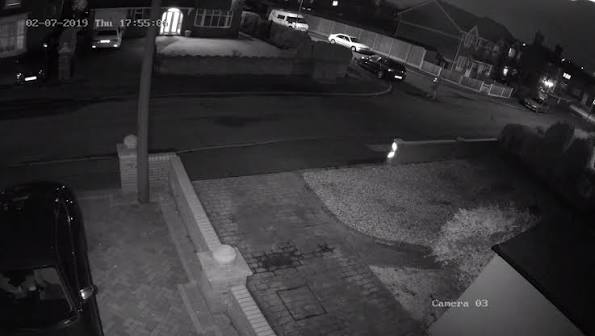
#> input picture CCTV_Enhancement/night_cctv.jpg, 595 x 336 px
$ python enhance.py
#> lines starting #> are read from the running program, lines starting #| are printed output that depends on the picture

# ============================================================
# MACHINE VISION PRACTICAL
# Nighttime CCTV Image Enhancement System
#
# Operations:
# 1. Image Loading
# 2. Brightness Enhancement
# 3. Grayscale Conversion
# 4. CLAHE Contrast Enhancement
# 5. Noise Removal
# 6. Image Sharpening
# 7. Final Brightness Adjustment
# 8. Original vs Enhanced Comparison
# ============================================================

import cv2
import numpy as np
import os

# ============================================================
# STEP 1: LOAD IMAGE
# ============================================================

script_dir = os.path.dirname(os.path.abspath(__file__))
image_path = os.path.join(script_dir, "night_cctv.jpg")

print("Loading image from:")
print(image_path)

img = cv2.imread(image_path)
#> img is the input picture: shape (336, 595, 3); mean B, G, R 52.8, 50.7, 52.1

if img is None:
    print("Error: night_cctv.jpg not found!")
    exit()

print("Image Loaded Successfully")

# ============================================================
# STEP 2: BRIGHTNESS ENHANCEMENT
# ============================================================

bright = cv2.convertScaleAbs(img, alpha=1.2, beta=20)

# ============================================================
# STEP 3: GRAYSCALE CONVERSION
# ============================================================

gray = cv2.cvtColor(bright, cv2.COLOR_BGR2GRAY)

# ============================================================
# STEP 4: CLAHE (ADAPTIVE HISTOGRAM EQUALIZATION)
# ============================================================

clahe = cv2.createCLAHE(
    clipLimit=2.0,
    tileGridSize=(8, 8)
)

clahe_img = clahe.apply(gray)

# ============================================================
# STEP 5: NOISE REMOVAL
# ============================================================

denoise = cv2.medianBlur(clahe_img, 3)

# ============================================================
# STEP 6: IMAGE SHARPENING
# ============================================================

kernel = np.array([
    [0, -1, 0],
    [-1, 5, -1],
    [0, -1, 0]
])

sharpened = cv2.filter2D(denoise, -1, kernel)

# ============================================================
# STEP 7: FINAL BRIGHTNESS ADJUSTMENT
# ============================================================

final_result = cv2.convertScaleAbs(
    sharpened,
    alpha=1.1,
    beta=15
)

# ============================================================
# RESIZE IMAGES FOR DISPLAY
# ============================================================

w = 350
h = 250

original_r = cv2.resize(img, (w, h))
bright_r = cv2.resize(bright, (w, h))
gray_r = cv2.resize(gray, (w, h))
clahe_r = cv2.resize(clahe_img, (w, h))
denoise_r = cv2.resize(denoise, (w, h))
final_r = cv2.resize(final_result, (w, h))

# Convert grayscale images to BGR for display
gray_r = cv2.cvtColor(gray_r, cv2.COLOR_GRAY2BGR)
#> gray_r: shape (250, 350, 3)
clahe_r = cv2.cvtColor(clahe_r, cv2.COLOR_GRAY2BGR)
#> clahe_r: shape (250, 350, 3)
denoise_r = cv2.cvtColor(denoise_r, cv2.COLOR_GRAY2BGR)
#> denoise_r: shape (250, 350, 3)
final_r = cv2.cvtColor(final_r, cv2.COLOR_GRAY2BGR)
#> final_r: shape (250, 350, 3)

# ============================================================
# ADD LABELS
# ============================================================

font = cv2.FONT_HERSHEY_SIMPLEX

cv2.putText(original_r, "1. Original", (10, 30),
            font, 0.7, (255, 255, 255), 2)

cv2.putText(bright_r, "2. Brightness", (10, 30),
            font, 0.7, (255, 255, 255), 2)

cv2.putText(gray_r, "3. Grayscale", (10, 30),
            font, 0.7, (255, 255, 255), 2)
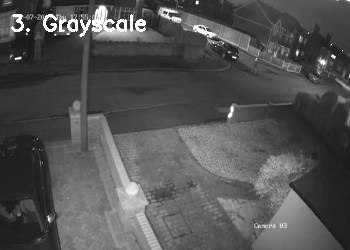
#> gray_r: shape (250, 350, 3); min 20, max 255, mean 83

cv2.putText(clahe_r, "4. CLAHE", (10, 30),
            font, 0.7, (255, 255, 255), 2)
#> clahe_r: shape (250, 350, 3); min 10, max 255, mean 96.2

cv2.putText(denoise_r, "5. Noise Removal", (10, 30),
            font, 0.6, (255, 255, 255), 2)
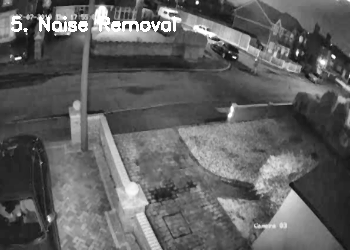
#> denoise_r: shape (250, 350, 3); min 13, max 255, mean 97.3

cv2.putText(final_r, "6. Final Result", (10, 30),
            font, 0.7, (255, 255, 255), 2)
#> final_r: shape (250, 350, 3); min 15, max 255, mean 120.8

# ============================================================
# CREATE GRID OF ALL STEPS
# ============================================================

top_row = cv2.hconcat([original_r, bright_r, gray_r])
bottom_row = cv2.hconcat([clahe_r, denoise_r, final_r])
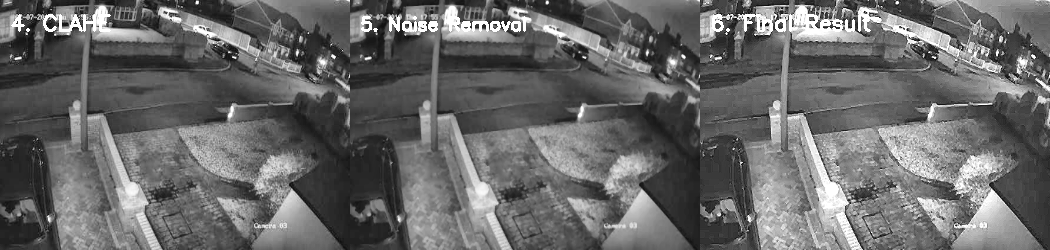
#> bottom_row: shape (250, 1050, 3); min 10, max 255, mean 104.8

all_steps = cv2.vconcat([top_row, bottom_row])
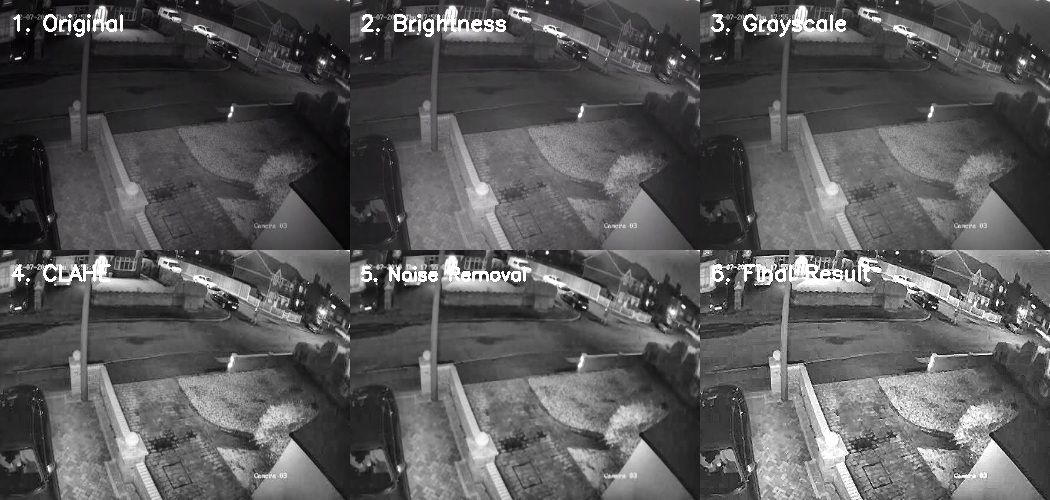
#> all_steps: shape (500, 1050, 3); mean B, G, R 89.5, 88.7, 89.2

# ============================================================
# ORIGINAL VS FINAL COMPARISON
# ============================================================

orig_compare = cv2.resize(img, (500, 350))
final_compare = cv2.resize(final_result, (500, 350))

# Convert grayscale final result to BGR
if len(final_compare.shape) == 2:
    final_compare = cv2.cvtColor(
        final_compare,
        cv2.COLOR_GRAY2BGR
    )
#> final_compare: shape (350, 500, 3)

cv2.putText(orig_compare,
            "Original CCTV Image",
            (10, 35),
            font,
            0.8,
            (255, 255, 255),
            2)
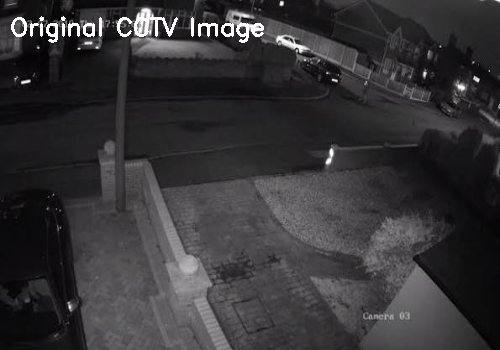
#> orig_compare: shape (350, 500, 3); mean B, G, R 54.6, 52.6, 53.9

cv2.putText(final_compare,
            "Enhanced CCTV Image",
            (10, 35),
            font,
            0.8,
            (255, 255, 255),
            2)
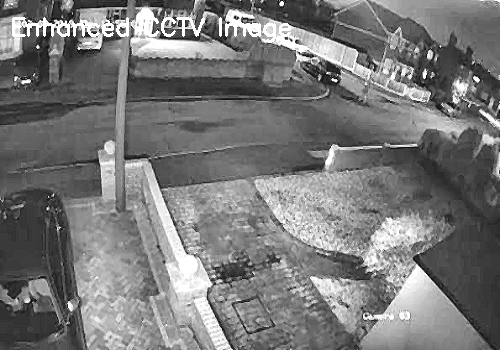
#> final_compare: shape (350, 500, 3); min 15, max 255, mean 120.4

comparison = cv2.hconcat([orig_compare, final_compare])
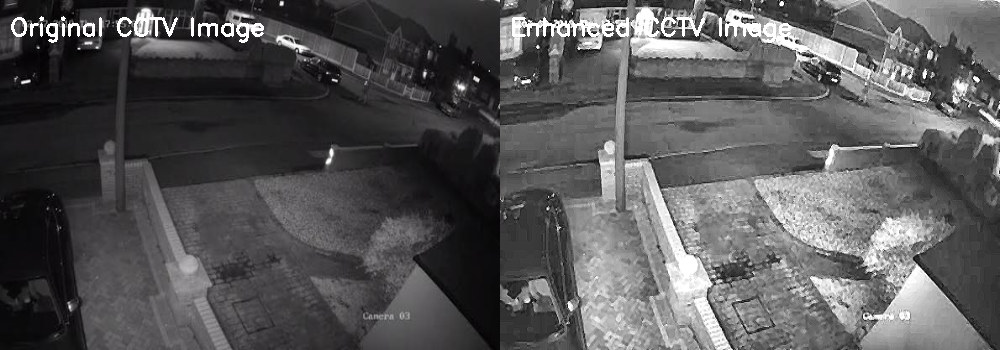
#> comparison: shape (350, 1000, 3); mean B, G, R 87.5, 86.5, 87.2

# ============================================================
# DISPLAY OUTPUTS
# ============================================================

cv2.imshow("Image Enhancement Stages", all_steps)
cv2.imshow("Original vs Enhanced", comparison)

cv2.waitKey(0)
cv2.destroyAllWindows()

print("Image Enhancement Completed Successfully")
